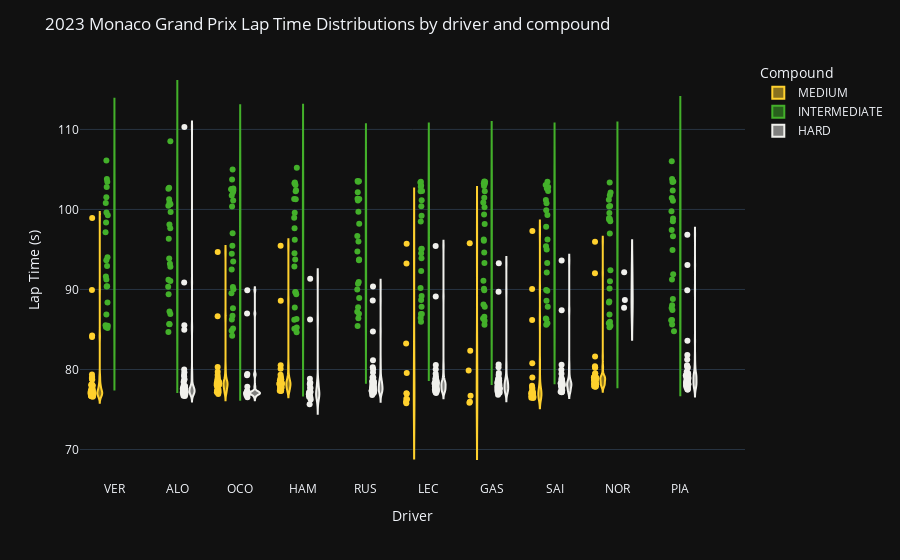

The code cell stored with this chart in its notebook:
### Markdown cell above
Nota: Añadir a estas funciones las opciones de box, points

### Code cell
plot_drivers_pace(session, kind='compound', threshold=1.5)

### Figure 1 — Plotly figure (JSON) as saved in the notebook; plotly's stock layout.template omitted (floating-point values rounded to 4 significant figures; data arrays with more than 128 entries replaced by an {"elided": "..."} marker saying what was removed)
{"data": [{"alignmentgroup": "True", "box": {"visible": false}, "customdata": {"elided": "204x31 mixed values"}, "hovertemplate": "Compound=%{customdata[19]}<br>Driver=%{x}<br>LapTime(s)=%{y}<br>index=%{customdata[0]}<br>Time=%{customdata[1]}<br>DriverNumber=%{customdata[2]}<br>LapTime=%{customdata[3]}<br>LapNumber=%{customdata[4]}<br>Stint=%{customdata[5]}<br>PitOutTime=%{customdata[6]}<br>PitInTime=%{customdata[7]}<br>Sector1Time=%{customdata[8]}<br>Sector2Time=%{customdata[9]}<br>Sector3Time=%{customdata[10]}<br>Sector1SessionTime=%{customdata[11]}<br>Sector2SessionTime=%{customdata[12]}<br>Sector3SessionTime=%{customdata[13]}<br>SpeedI1=%{customdata[14]}<br>SpeedI2=%{customdata[15]}<br>SpeedFL=%{customdata[16]}<br>SpeedST=%{customdata[17]}<br>IsPersonalBest=%{customdata[18]}<br>TyreLife=%{customdata[20]}<br>FreshTyre=%{customdata[21]}<br>Team=%{customdata[22]}<br>LapStartTime=%{customdata[23]}<br>LapStartDate=%{customdata[24]}<br>TrackStatus=%{customdata[25]}<br>Position=%{customdata[26]}<br>Deleted=%{customdata[27]}<br>DeletedReason=%{customdata[28]}<br>FastF1Generated=%{customdata[29]}<br>IsAccurate=%{customdata[30]}<extra></extra>", "legendgroup": "MEDIUM", "marker": {"color": "#ffd12e"}, "name": "MEDIUM", "offsetgroup": "MEDIUM", "orientation": "v", "points": "all", "scalegroup": "True", "showlegend": true, "type": "violin", "x": {"elided": "204 str values"}, "x0": " ", "xaxis": "x", "y": {"elided": "204 float values"}, "y0": " ", "yaxis": "y"}, {"alignmentgroup": "True", "box": {"visible": false}, "customdata": {"elided": "233x31 mixed values"}, "hovertemplate": "Compound=%{customdata[19]}<br>Driver=%{x}<br>LapTime(s)=%{y}<br>index=%{customdata[0]}<br>Time=%{customdata[1]}<br>DriverNumber=%{customdata[2]}<br>LapTime=%{customdata[3]}<br>LapNumber=%{customdata[4]}<br>Stint=%{customdata[5]}<br>PitOutTime=%{customdata[6]}<br>PitInTime=%{customdata[7]}<br>Sector1Time=%{customdata[8]}<br>Sector2Time=%{customdata[9]}<br>Sector3Time=%{customdata[10]}<br>Sector1SessionTime=%{customdata[11]}<br>Sector2SessionTime=%{customdata[12]}<br>Sector3SessionTime=%{customdata[13]}<br>SpeedI1=%{customdata[14]}<br>SpeedI2=%{customdata[15]}<br>SpeedFL=%{customdata[16]}<br>SpeedST=%{customdata[17]}<br>IsPersonalBest=%{customdata[18]}<br>TyreLife=%{customdata[20]}<br>FreshTyre=%{customdata[21]}<br>Team=%{customdata[22]}<br>LapStartTime=%{customdata[23]}<br>LapStartDate=%{customdata[24]}<br>TrackStatus=%{customdata[25]}<br>Position=%{customdata[26]}<br>Deleted=%{customdata[27]}<br>DeletedReason=%{customdata[28]}<br>FastF1Generated=%{customdata[29]}<br>IsAccurate=%{customdata[30]}<extra></extra>", "legendgroup": "INTERMEDIATE", "marker": {"color": "#43b02a"}, "name": "INTERMEDIATE", "offsetgroup": "INTERMEDIATE", "orientation": "v", "points": "all", "scalegroup": "True", "showlegend": true, "type": "violin", "x": {"elided": "233 str values"}, "x0": " ", "xaxis": "x", "y": {"elided": "233 float values"}, "y0": " ", "yaxis": "y"}, {"alignmentgroup": "True", "box": {"visible": false}, "customdata": {"elided": "330x31 mixed values"}, "hovertemplate": "Compound=%{customdata[19]}<br>Driver=%{x}<br>LapTime(s)=%{y}<br>index=%{customdata[0]}<br>Time=%{customdata[1]}<br>DriverNumber=%{customdata[2]}<br>LapTime=%{customdata[3]}<br>LapNumber=%{customdata[4]}<br>Stint=%{customdata[5]}<br>PitOutTime=%{customdata[6]}<br>PitInTime=%{customdata[7]}<br>Sector1Time=%{customdata[8]}<br>Sector2Time=%{customdata[9]}<br>Sector3Time=%{customdata[10]}<br>Sector1SessionTime=%{customdata[11]}<br>Sector2SessionTime=%{customdata[12]}<br>Sector3SessionTime=%{customdata[13]}<br>SpeedI1=%{customdata[14]}<br>SpeedI2=%{customdata[15]}<br>SpeedFL=%{customdata[16]}<br>SpeedST=%{customdata[17]}<br>IsPersonalBest=%{customdata[18]}<br>TyreLife=%{customdata[20]}<br>FreshTyre=%{customdata[21]}<br>Team=%{customdata[22]}<br>LapStartTime=%{customdata[23]}<br>LapStartDate=%{customdata[24]}<br>TrackStatus=%{customdata[25]}<br>Position=%{customdata[26]}<br>Deleted=%{customdata[27]}<br>DeletedReason=%{customdata[28]}<br>FastF1Generated=%{customdata[29]}<br>IsAccurate=%{customdata[30]}<extra></extra>", "legendgroup": "HARD", "marker": {"color": "#f0f0ec"}, "name": "HARD", "offsetgroup": "HARD", "orientation": "v", "points": "all", "scalegroup": "True", "showlegend": true, "type": "violin", "x": {"elided": "330 str values"}, "x0": " ", "xaxis": "x", "y": {"elided": "330 float values"}, "y0": " ", "yaxis": "y"}], "layout": {"legend": {"title": {"text": "Compound"}, "tracegroupgap": 0}, "margin": {"t": 60}, "showlegend": true, "title": {"text": "2023 Monaco Grand Prix Lap Time Distributions by driver and compound"}, "violinmode": "group", "xaxis": {"anchor": "y", "categoryarray": ["VER", "ALO", "OCO", "HAM", "RUS", "LEC", "GAS", "SAI", "NOR", "PIA"], "categoryorder": "array", "domain": [0, 1], "title": {"text": "Driver"}}, "yaxis": {"anchor": "x", "domain": [0, 1], "title": {"text": "Lap Time (s)"}}}}
